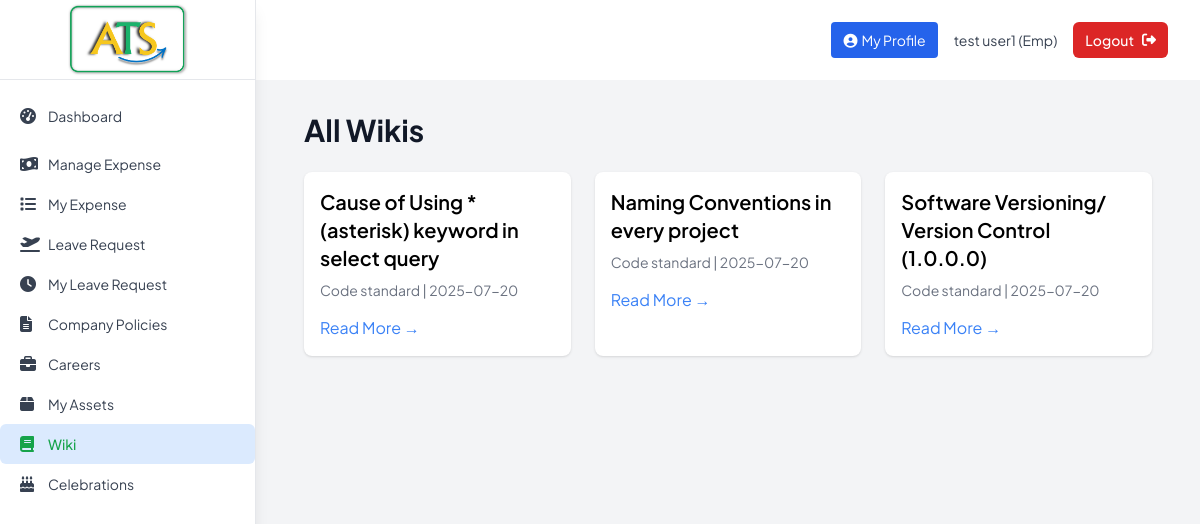
The app's page /employee/wiki (signed in) with its own data.
### tables this page shows
CREATE TABLE TblWikiPage (
                WikiId       INTEGER PRIMARY KEY AUTOINCREMENT,
                CategoryId   INTEGER NOT NULL,
                Title        TEXT    NOT NULL,
                Descri       TEXT,
                InsertedDate DATETIME DEFAULT CURRENT_TIMESTAMP,
                RowStatus    INTEGER DEFAULT 0,
                FOREIGN KEY (CategoryId) REFERENCES TblWikiCategory(CategoryId)
            );

CREATE TABLE TblWikiCategory (
                CategoryId INTEGER PRIMARY KEY AUTOINCREMENT,
                Category   TEXT    NOT NULL,
                CatImg     TEXT,
                inserted_date DATETIME DEFAULT CURRENT_TIMESTAMP
            );

### app.py (the view)
@app.route('/employee/wiki')
def employee_wiki_list():
    if 'user_id' not in session or session['emp_type'] != 'emp':
        return redirect(url_for('login'))
    wikis = db.get_wiki_pages()
    return render_template('wiki_list.html', wikis=wikis)

### app.py (called while the page is built)
@app.template_filter('todate')
def todate(value):
    if not value:
        return ''
    if isinstance(value, datetime):
        return value.date()
    s = str(value).strip()
    for fmt in ('%Y-%m-%d %H:%M:%S', '%Y-%m-%d'):
        try:
            return datetime.strptime(s, fmt).date()
        except ValueError:
            continue
    try:
        return datetime.strptime(s[:10], '%Y-%m-%d').date()
    except Exception:
        return s  # give up, return raw

### database.py (called while the page is built)
    def get_connection(self):
        return sqlite3.connect(self.db_name)

    def get_wiki_pages(self):
        conn = self.get_connection()
        cursor = conn.cursor()
        cursor.execute('''
            SELECT wp.WikiId, wp.Title, wp.Descri, wp.InsertedDate, wc.Category, wc.CatImg
            FROM TblWikiPage wp
            JOIN TblWikiCategory wc ON wp.CategoryId = wc.CategoryId
            WHERE wp.RowStatus = 0
            ORDER BY wp.InsertedDate DESC
        ''')
        pages = cursor.fetchall()
        conn.close()
        return pages

### templates/wiki_list.html (shortened to what this page needs)
{% extends "base.html" %}
{% block content %}
<div class="max-w-6xl mx-auto px-4">
    <h1 class="text-3xl font-bold text-gray-900 mb-6"> All Wikis </h1>
<div class="max-w-6xl mx-auto grid grid-cols-1 md:grid-cols-2 lg:grid-cols-3 gap-6">
  {% for w in wikis %}
  <div class="bg-white shadow rounded-lg p-4 hover:shadow-lg transition">
    <h2 class="text-xl font-semibold mb-2">{{ w[1] }}</h2>
    <p class="text-sm text-gray-500">{{ w[4] }} | {{ w[3]|todate }}</p>
    <a href="{{ url_for('wiki_detail', wiki_id=w[0]) }}"
       class="inline-block mt-4 text-primary hover:underline">
      Read More →
    </a>
  </div>
  {% endfor %}
</div>
</div>
{% endblock %}

### templates/base.html (style rules this page uses)
html { scroll-behavior: smooth }
body { font-family: "Plus Jakarta Sans", sans-serif }

### records on screen
TblWikiPage: Title "Cause of Using * (asterisk) keyword in select query", Category "Code standard", InsertedDate "2025-07-20"
TblWikiPage: Title "Naming Conventions in every project", Category "Code standard", InsertedDate "2025-07-20"
TblWikiPage: Title "Software Versioning/ Version Control (1.0.0.0)", Category "Code standard", InsertedDate "2025-07-20"

### other values on screen
{{ label }} "Dashboard Manage Expense My Expense Leave Request My Leave Request Company Policies Careers My Assets Wiki Celebrations"
{{ session.first_name }} "test user1"
{{ session.emp_type.title() }} "Emp"
